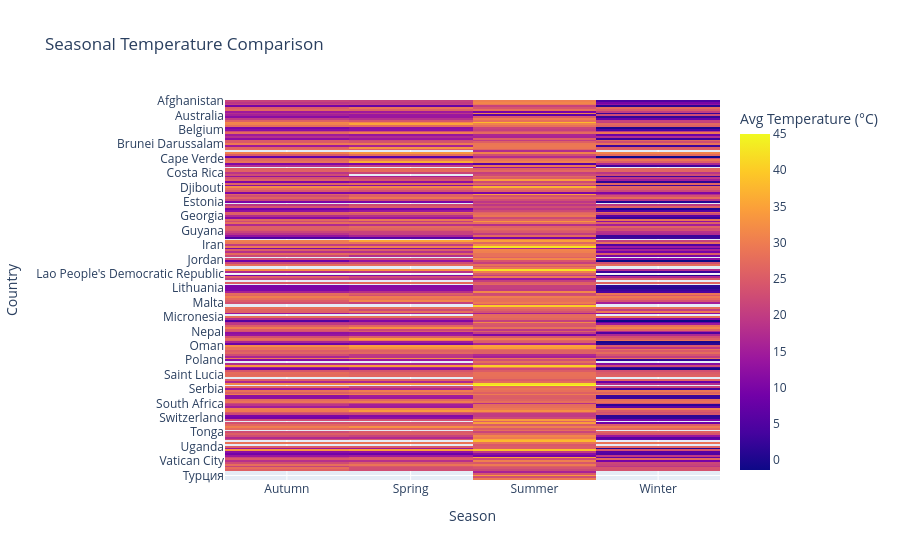

Notebook source saved alongside this figure:
### Code cell
fig = px.imshow(
    season_pivot,
    title='Seasonal Temperature Comparison',
    labels=dict(x='Season', y='Country', color='Avg Temperature (°C)'),
    aspect='auto'
)

fig.show()

### Figure 1 — Plotly figure (JSON) as saved in the notebook; plotly's stock layout.template omitted (floating-point values rounded to 4 significant figures; data arrays with more than 128 entries replaced by an {"elided": "..."} marker saying what was removed)
{"data": [{"coloraxis": "coloraxis", "hovertemplate": "Season: %{x}<br>Country: %{y}<br>Avg Temperature (°C): %{z}<extra></extra>", "name": "0", "type": "heatmap", "x": ["Autumn", "Spring", "Summer", "Winter"], "xaxis": "x", "y": {"elided": "211 str values"}, "yaxis": "y", "z": {"elided": "211x4 float values"}}], "layout": {"coloraxis": {"colorbar": {"title": {"text": "Avg Temperature (°C)"}}, "colorscale": [[0, "#0d0887"], [0.1111, "#46039f"], [0.2222, "#7201a8"], [0.3333, "#9c179e"], [0.4444, "#bd3786"], [0.5556, "#d8576b"], [0.6667, "#ed7953"], [0.7778, "#fb9f3a"], [0.8889, "#fdca26"], [1, "#f0f921"]]}, "title": {"text": "Seasonal Temperature Comparison"}, "xaxis": {"anchor": "y", "domain": [0, 1], "title": {"text": "Season"}}, "yaxis": {"anchor": "x", "autorange": "reversed", "domain": [0, 1], "title": {"text": "Country"}}}}
